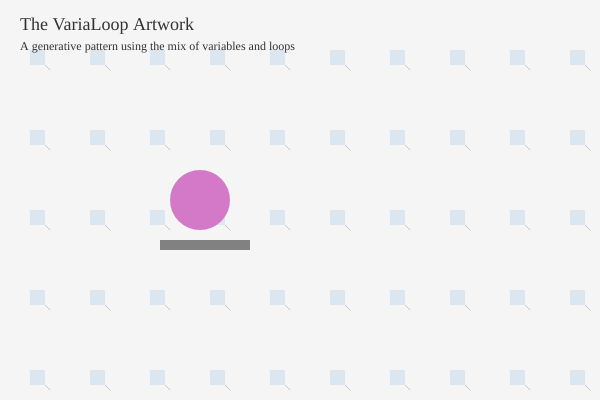
Frame 1 (no input)
Frame 2 (the mouse pressed at the canvas centre, redrawn once): identical to frame 1, image omitted

The p5.js sketch that drew this single still picture (run headless with seeded random() and noise() and a simulated clock; the mouse was pressed at the canvas centre and the sketch redrawn once):

// p5.js sketch
// ── sketch.js
// Task 1: Variables for Shape Control
let shapeSize = 60;        // Controls shape size
let posX = 200;            // Controls position x
let posY = 200;            // Controls position y
let mainCol;               // Controls color

function setup() {
  createCanvas(600, 400);
  
  // Extension Task 1: Change variable every time sketch runs [cite: 10]
  mainCol = color(random(100, 255), random(100, 200), 200); 
  
  noLoop(); // We only need to draw this once for the pattern
}

function draw() {
  background(245);
  
  // Task 2: Repetition with Loops
  // Using a for loop to create a grid pattern
  // This ensures at least 10 repeated shapes
  for (let x = 30; x < width; x += 60) {
    for (let y = 50; y < height; y += 80) {
      
      // Even spacing using calculations
      stroke(200);
      strokeWeight(1);
      line(x, y, x + 20, y + 20); // Shape 1: Line
      
      fill(220, 230, 240);
      noStroke();
      rect(x, y, 15, 15);         // Shape 2: Rectangle
    }
  }

  // Task 1: Drawing the Shapes using Variables
  // Large Circle (Shape 3)
  fill(mainCol);
  noStroke();
  ellipse(posX, posY, shapeSize, shapeSize); 
  
  // Google Gemini (2026)
  // Prompt: Generate me a rectangle
  // Decorative Rectangle 
  fill(50, 50, 50, 150);
  rect(posX - 40, posY + 40, shapeSize * 1.5, 10); 
  

  // Visual Text 
  fill(50);
  textSize(18);
  textFont('Times New Roman');
  text("The VariaLoop Artwork", 20, 30);
  
  textSize(12);
  text("A generative pattern using the mix of variables and loops", 20, 50);
}
